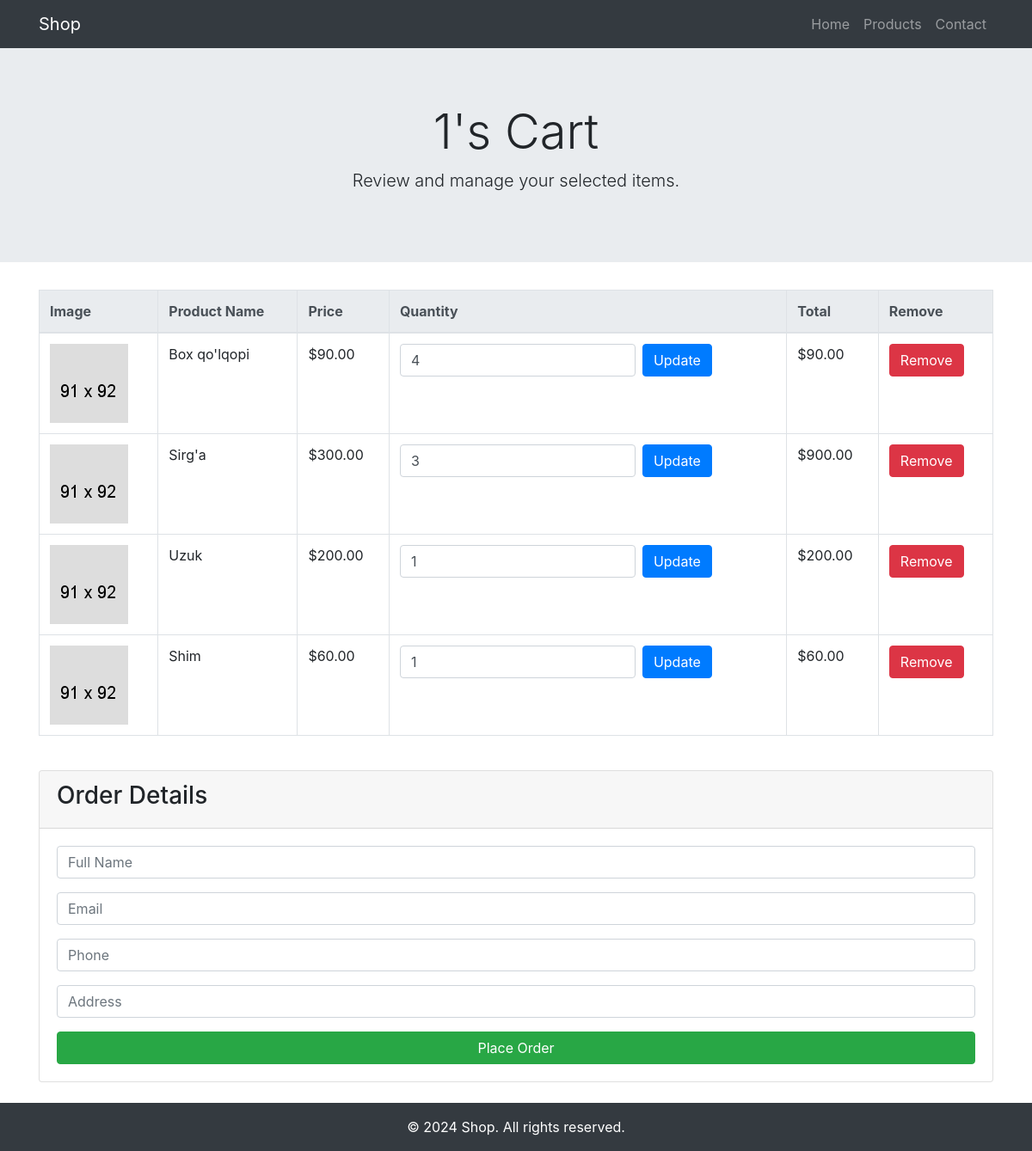
Before: /main/user/mycart/ (signed in) with the older database file.
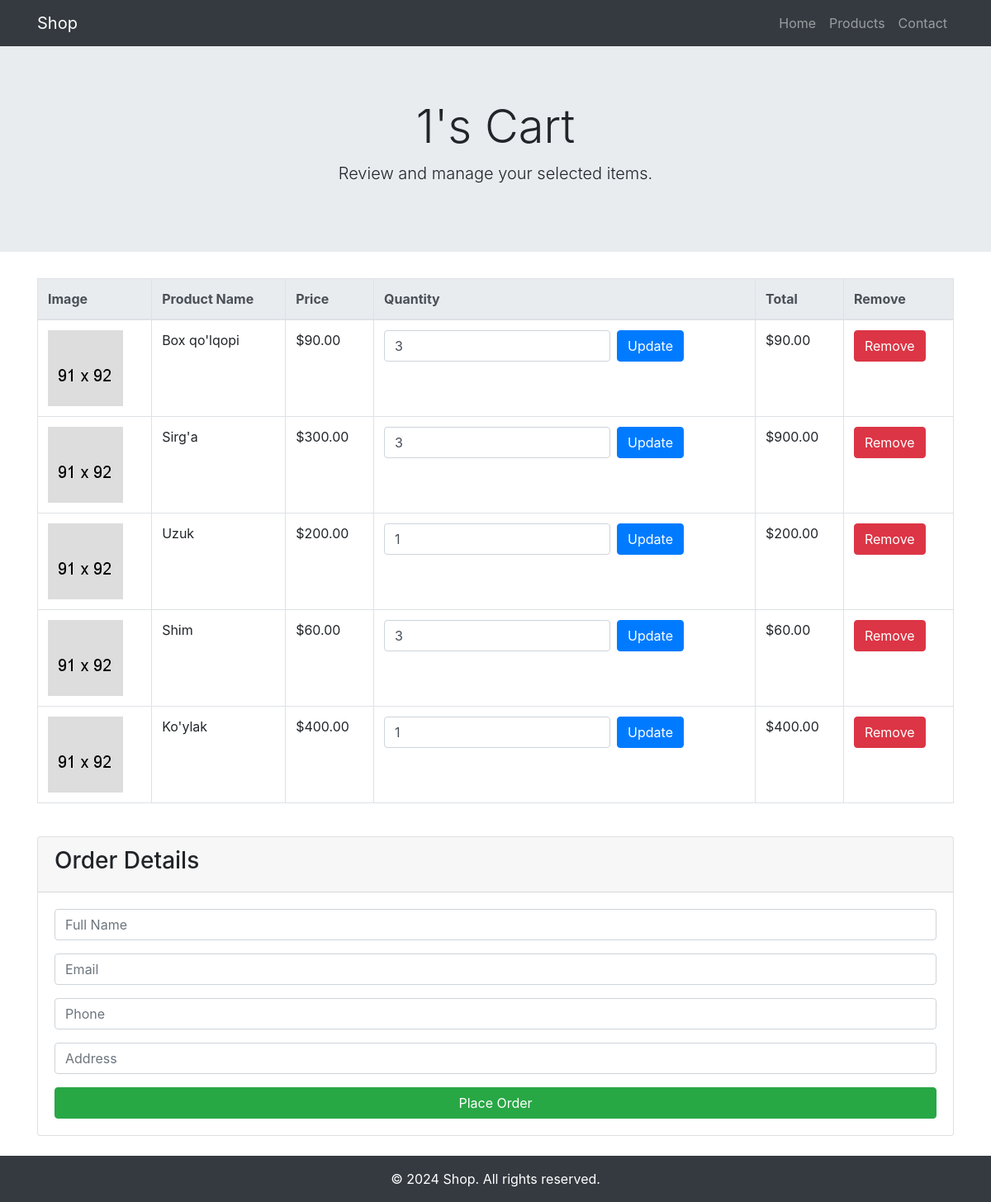
After: the same page with the newer database file.
### Goods/models.py (models this page shows, shortened)
class CartProduct(models.Model):
    productImg = models.ForeignKey(ProductImg, on_delete=models.SET_NULL, null=True, related_name='cart_products')
    product = models.ForeignKey(Product, on_delete=models.SET_NULL, null=True)
    cart = models.ForeignKey(Cart, on_delete=models.CASCADE, related_name='cart_products')
    quantity = models.PositiveIntegerField(default=1)
    total_price = models.DecimalField(max_digits=10, decimal_places=2, blank=True, null=True)

class Product(models.Model):
    name = models.CharField(max_length=255)
    quantity = models.PositiveIntegerField(default=1)
    price = models.DecimalField(max_digits=8, decimal_places=2)
    category = models.ForeignKey(Category, on_delete=models.CASCADE, related_name='products')
    description = models.TextField()

### Goods/user/views.py (the view)
# urls.py: path('mycart/', views.myCart, name='mycart'),
def myCart(request):
    cart = models.Cart.objects.get(author=request.user, is_active=True)
    cartProduct = models.CartProduct.objects.filter(cart=cart)
    context = {}
    context['cart']=cart
    context['cartpro']=cartProduct
    return render(request, 'user/detail.html', context)

### templates/user/detail.html (shortened to what this page needs)
<!DOCTYPE html>
{% load static %}
<html lang="en">
<head>
    <link href="https://stackpath.bootstrapcdn.com/bootstrap/4.5.2/css/bootstrap.min.css" rel="stylesheet">
</head>
<body>
    <nav class="navbar navbar-expand-lg navbar-dark bg-dark">
        <div class="container">
            <a class="navbar-brand" href="{% url 'index' %}">Shop</a>
            <div class="collapse navbar-collapse" id="navbarNav">
                <ul class="navbar-nav ml-auto">
                    <li class="nav-item">
                        <a class="nav-link" href="{% url 'index' %}">Home</a>
                    </li>
                    <li class="nav-item">
                        <a class="nav-link" href="#">Products</a>
                    </li>
                    <li class="nav-item">
                        <a class="nav-link" href="#">Contact</a>
                    </li>
                </ul>
            </div>
        </div>
    </nav>
    <div class="jumbotron jumbotron-fluid text-center">
        <div class="container">
            <h1 class="display-4">{{ cart.author.username }}'s Cart</h1>
            <p class="lead">Review and manage your selected items.</p>
        </div>
    </div>
    <div class="container mt-4">
        <div class="table-responsive">
            <table class="table table-bordered table-hover">
                <thead class="thead-light">
                    <tr>
                        <th>Image</th>
                        <th>Product Name</th>
                        <th>Price</th>
                        <th>Quantity</th>
                        <th>Total</th>
                        <th>Remove</th>
                    </tr>
                </thead>
                <tbody>
                    {% for pro in cartpro %}
                    <tr>
                        <td>
                            <a href="#"><img width="91" height="91" src="{% static 'assets/img/cart/cat-img-1.png' %}" alt="Image" class="img-fluid"></a>
                        </td>
                        <td>{{ pro.product.name }}</td>
                        <td>${{ pro.product.price }}</td>
                        <td>
                            <form action="{% url 'substract' pro.id %}" method="POST" class="form-inline">
                                <input type="number" value="{{ pro.quantity }}" name="quantity" min="0" class="form-control mr-2">
                                <button type="submit" class="btn btn-primary">Update</button>
                            </form>
                        </td>
                        <td>${{ pro.total_price }}</td>
                        <td>
                            <a href="{% url 'delete' pro.id %}" class="btn btn-danger">Remove</a>
                        </td>
                    </tr>
                    {% endfor %}
                </tbody>
            </table>
        </div>
        <div class="card mt-4">
            <div class="card-header">
                <h3>Order Details</h3>
            </div>
            <div class="card-body">
                <form action="{% url 'createOrder' cart.id %}" method="post">
                    <div class="form-group">
                        <input type="text" name="full_name" placeholder="Full Name" class="form-control">
                    </div>
                    <div class="form-group">
                        <input type="email" name="email" placeholder="Email" class="form-control">
                    </div>
                    <div class="form-group">
                        <input type="text" name="phone" placeholder="Phone" class="form-control">
                    </div>
                    <div class="form-group">
                        <input type="text" name="address" placeholder="Address" class="form-control">
                    </div>
                    <button type="submit" class="btn btn-success btn-block">Place Order</button>
                </form>
            </div>
        </div>
    </div>
    <footer class="bg-dark text-white text-center py-3 mt-4">
        <div class="container">
            <p class="mb-0">© 2024 Shop. All rights reserved.</p>
        </div>
    </footer>
</body>
</html>

Changed rows visible on the page:
changed CartProduct "Box qo'lqopi": quantity "4" → "3"
changed CartProduct "Shim": quantity "1" → "3"
added CartProduct: product.name "Ko'ylak", product.price "400.00", quantity "1", total_price "400.00"
